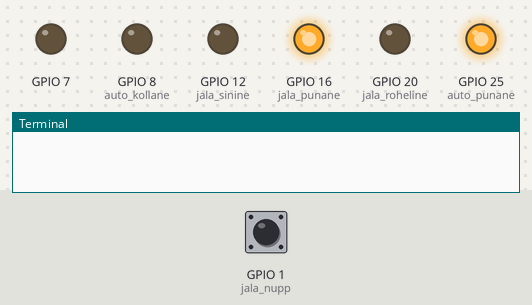
The program below on a simulated Raspberry Pi (BCM pin numbers). Shown: output pins drawn as LEDs (lit = HIGH), the last lines printed to the terminal. Inputs (shaded band) come from the test bench; at power-on: GPIO 1 (jala_nupp) HIGH.

Above: at 1.2 s.
1.3 s: GPIO 1 (jala_nupp) pulled LOW for 0.15 s
At 2.2 s:
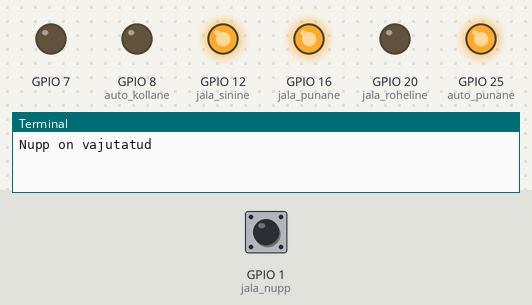
At 6.3 s:
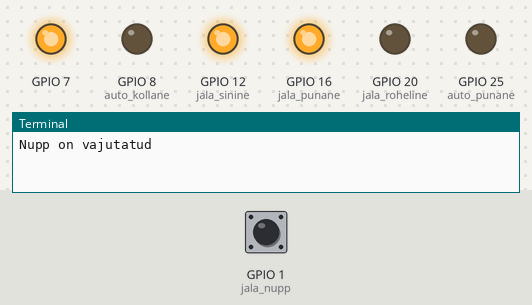
10.4 s: GPIO 1 (jala_nupp) pulled LOW for 3.2 s
At 14.5 s:
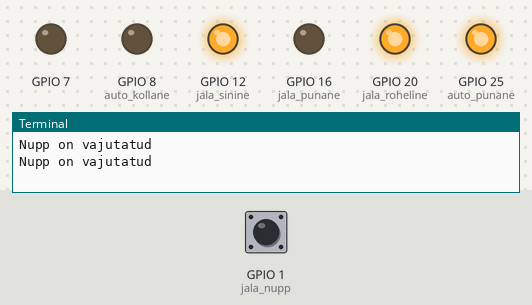
Timing chart, 0 to 34.3 s (numbered marks = the images above; inputs shaded):
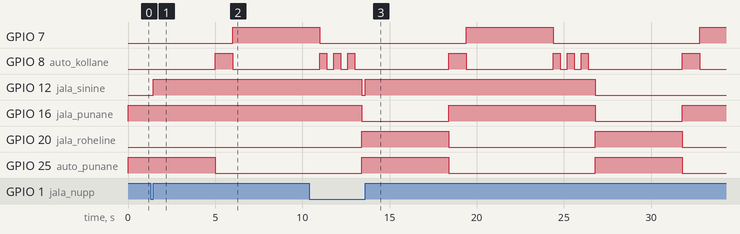

Measured:
- after the input at 1.3 s, GPIO 12 (jala_sinine): LOW → HIGH after 0.15 s
- by itself, GPIO 7, GPIO 20 (jala_roheline), GPIO 25 (auto_punane): alternates HIGH for 5.0 s and LOW for 8.4 s
- by itself, GPIO 16 (jala_punane): alternates HIGH for 8.4 s and LOW for 5.0 s

The program:

Katkestus_valgusfoor.py
```python
import RPi.GPIO as GPIO
import time

GPIO.setmode(GPIO.BCM)
GPIO.setwarnings(False)
GPIO.setup(25, GPIO.OUT)
GPIO.setup(8, GPIO.OUT)
GPIO.setup(7, GPIO.OUT)
GPIO.setup(12, GPIO.OUT)
GPIO.setup(20, GPIO.OUT)
GPIO.setup(16, GPIO.OUT)
GPIO.setup(1, GPIO.IN, pull_up_down=GPIO.PUD_UP)

auto_punane = 25
jala_punane = 16
auto_kollane = 8
auto_roheline = 7
jala_roheline = 20
jala_sinine = 12
jala_nupp = 1

def button_callback(button):
    print('Nupp on vajutatud')
    GPIO.output(jala_sinine, True)
    global nupp
    nupp = "on"

GPIO.add_event_detect(jala_nupp, GPIO.RISING, callback=lambda x: button_callback(1), bouncetime=200)


nupp = "off"
try:
    while True:
        GPIO.output(auto_punane, True)
        GPIO.output(jala_punane, True)
        if nupp == "on":
            GPIO.output(jala_punane, False)
            GPIO.output(jala_roheline, True)
            nupp = "off"
            GPIO.output(jala_sinine, False)

        time.sleep(5)
        GPIO.output(jala_punane, True)
        GPIO.output(jala_roheline, False)
        GPIO.output(auto_punane, False)
        GPIO.output(auto_kollane, True)
        time.sleep(1)
        GPIO.output(auto_kollane, False)
        GPIO.output(7, True)
        time.sleep(5)
        GPIO.output(7, False)

        for _ in range(0,3):
            GPIO.output(auto_kollane, True)
            time.sleep(0.4)
            GPIO.output(auto_kollane, False)
            time.sleep(0.4)


except KeyboardInterrupt:
    print("Keyboard interrupt")
except:
    print("Other exception")
finally:
    GPIO.cleanup()
```
